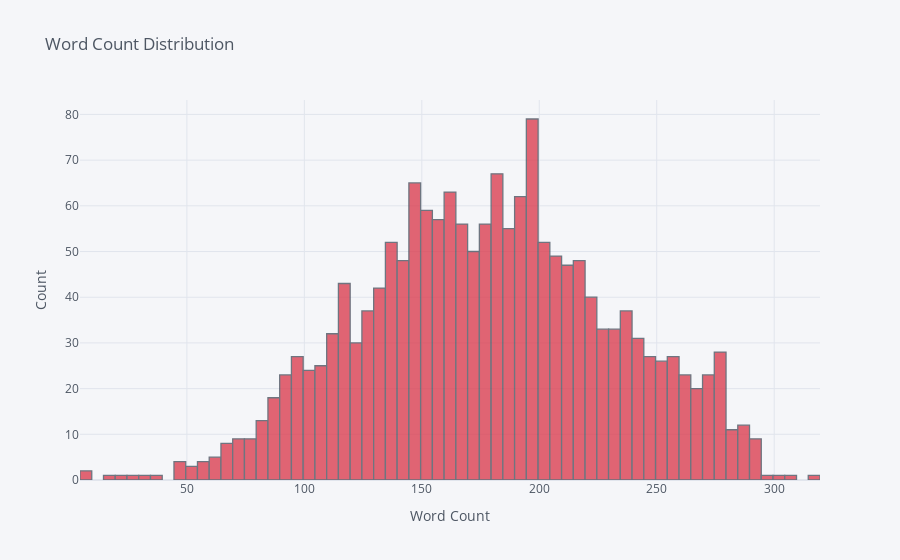

Notebook code for this chart:
### Code cell
new['word_count'].iplot(kind = 'hist', colors = 'red', bins=100, xTitle='Word Count', yTitle='Count', title='Word Count Distribution')

### Figure 1 — Plotly figure (JSON) as saved in the notebook; plotly's stock layout.template omitted (floating-point values rounded to 4 significant figures; data arrays with more than 128 entries replaced by an {"elided": "..."} marker saying what was removed)
{"data": [{"histfunc": "count", "histnorm": "", "marker": {"color": "rgba(219, 64, 82, 1.0)", "line": {"color": "#4D5663", "width": 1.3}}, "name": "word_count", "nbinsx": 100, "opacity": 0.8, "orientation": "v", "type": "histogram", "x": {"elided": "1712 int values"}}], "layout": {"barmode": "overlay", "legend": {"bgcolor": "#F5F6F9", "font": {"color": "#4D5663"}}, "paper_bgcolor": "#F5F6F9", "plot_bgcolor": "#F5F6F9", "title": {"font": {"color": "#4D5663"}, "text": "Word Count Distribution"}, "xaxis": {"gridcolor": "#E1E5ED", "showgrid": true, "tickfont": {"color": "#4D5663"}, "title": {"font": {"color": "#4D5663"}, "text": "Word Count"}, "zerolinecolor": "#E1E5ED"}, "yaxis": {"gridcolor": "#E1E5ED", "showgrid": true, "tickfont": {"color": "#4D5663"}, "title": {"font": {"color": "#4D5663"}, "text": "Count"}, "zerolinecolor": "#E1E5ED"}}}
